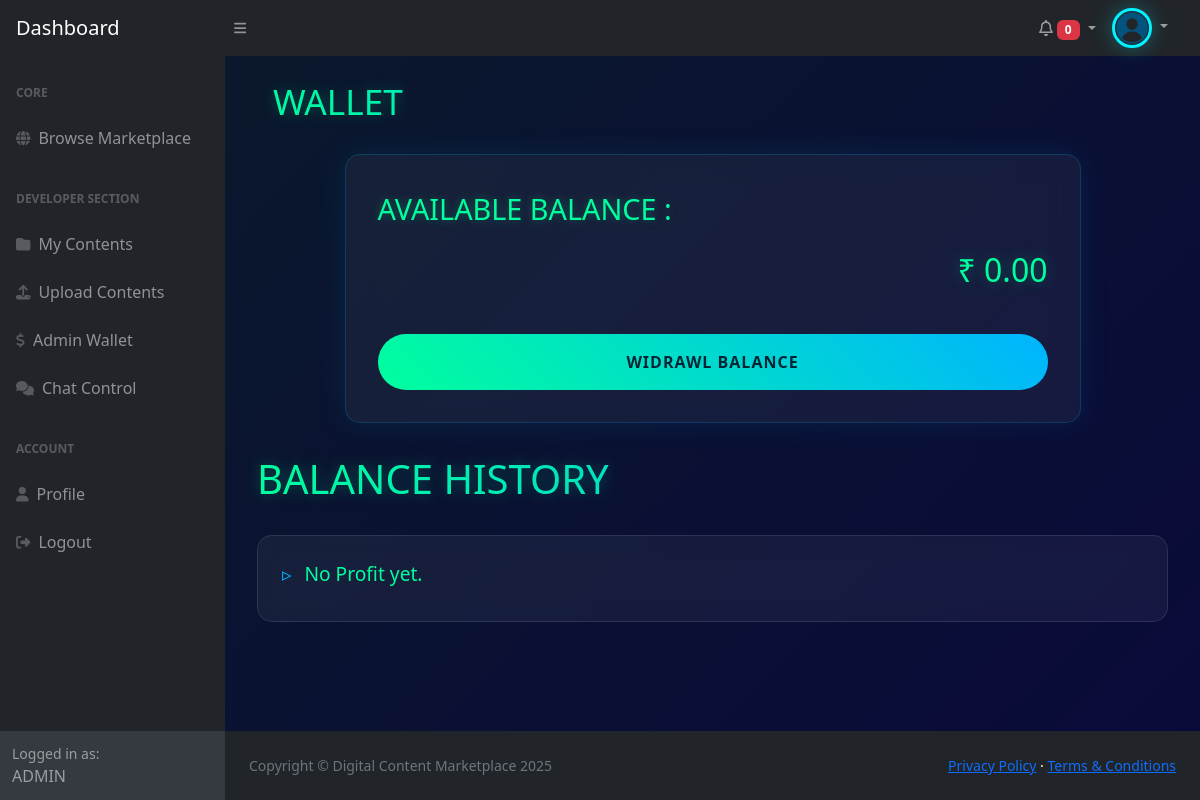
Page /billing/developer/wallet/ (signed in) on the committed database.
### apps/authentication/models.py (models this page shows, shortened)
class User(AbstractUser):
    ROLE_CHOICES = (
        ('developer', 'Developer'),
        ('customer', 'Customer'),
    )
    first_name = models.CharField(max_length=50)
    last_name = models.CharField(max_length=50)
    profile_picture = models.ImageField(
        upload_to='profile_pics/',
        blank=True,
        null=True,
        default='profile_pics/user_default.png'
        )
    mobile = models.PositiveBigIntegerField(unique=True, null=True, blank=True)
    email = models.EmailField(max_length=50, unique=True)
    role = models.CharField(max_length=10, choices=ROLE_CHOICES)
    REQUIRED_FIELDS = ['email', 'mobile']
    groups = models.ManyToManyField(Group, blank=True)
    user_permissions = models.ManyToManyField(Permission, blank=True)
    class Meta:
        app_label = 'authentication'
        verbose_name = 'User'
        verbose_name_plural = 'Users'

### apps/billing/models.py (models this page shows, shortened)
class DeveloperWallet(models.Model):
    developer = models.OneToOneField(
        settings.AUTH_USER_MODEL,
        on_delete=models.CASCADE,
        limit_choices_to={'role': 'developer'}
    )
    balance = models.DecimalField(max_digits=10, decimal_places=2, default=0.00)

### apps/billing/views.py (the view)
# urls.py: path('developer/wallet/', views.developer_wallet, name='developer_wallet'),
@login_required(login_url='login')
@role_required(allowed_roles=['developer'])
def developer_wallet(request):
    wallet, created = DeveloperWallet.objects.get_or_create(developer=request.user)
    transactions = DeveloperTransaction.objects.filter(wallet=wallet).order_by('-created_at')
    return render(request, 'developer_wallet.html', {
        'wallet': wallet,
        'transactions': transactions
    })

### apps/authentication/views.py (called while the page is built)
def role_required(allowed_roles=[]):
    def decorator(view_func):
        @wraps(view_func)
        def wrapper(request, *args, **kwargs):
            if request.user.is_authenticated:
                if request.user.role in allowed_roles:
                    return view_func(request, *args, **kwargs)
                return redirect('customer_dashboard' if request.user.role == 'customer' else 'developer_dashboard')
            return redirect('login')  # Redirect to login if not authenticated
        return wrapper
    return decorator

### apps/billing/templates/developer_wallet.html (shortened to what this page needs)
{% extends 'base_dash.html' %}
{% load static %}
{% block content %}
<link rel="stylesheet" href="{% static 'css/developer_wallet.css' %}">
<h1 class="subscription-header pt-4 ps-5">
    WALLET
</h1>
<div class="subscription-container">
    <div class="subscription-card">
        <div class="subscription-tier">Available Balance :</div>
        <div class="price-highlight">₹ {{ wallet.balance }}</div>
        <button class="manage-button">
            Widrawl Balance
        </button>
    </div>
</div>
<div class="container">
    <h1>Balance History</h1>
    <div class="order-list">
        {% for transaction in transactions %}
            <div class="order-item">
                <div class="code-content">{{ transaction.customer.username }}: {{ transaction.description }} #{{ transaction.code_content.title }}  </div>
                <div class="purchase-date">{{ transaction.created_at|date:"Y-m-d H:i" }}</div>
                <div class="price">₹{{ transaction.amount }}</div>
                <div class="subscription-badge">{{ transaction.status }}</div>
            </div>
        {% empty %}
            <div class="order-item">
                <div class="code-content">No Profit yet.</div>
            </div>
        {% endfor %}
    </div>
</div>
{% endblock %}

### apps/authentication/templates/base_dash.html (shortened to what this page needs)
{% load static %}
<!DOCTYPE html>
<html lang="en">
    <head>
        <link href="https://cdn.jsdelivr.net/npm/simple-datatables@7.1.2/dist/style.min.css" rel="stylesheet" />
        <link href="{% static 'css/dashboardStyles.css' %}" rel="stylesheet" />
        <link href="{% static 'css/profileStyles.css' %}" rel="stylesheet" />
    </head>
    <body class="sb-nav-fixed">
        <nav class="sb-topnav navbar navbar-expand navbar-dark bg-dark">
            <a class="navbar-brand ps-3" href="{% url 'customer_dashboard' %}">Dashboard</a>
            <button class="btn btn-link btn-sm order-1 order-lg-0 me-4 me-lg-0" id="sidebarToggle" href="#!"><i class="fas fa-bars"></i></button>
            <ul class="navbar-nav ms-auto ms-md-0 me-3 me-lg-4">
                {% if user.is_authenticated %}
                    <a class="nav-link dropdown-toggle align-item-center" style="align-self: center;" href="#" id="notificationDropdown" role="button" data-bs-toggle="dropdown" aria-expanded="false">
                        <i class="fa-regular fa-bell"></i>
                        <span id="unread-count" class="badge bg-danger">0</span>
                    </a>
                {% endif %}
                <li class="nav-item dropdown">
                    <a class="nav-link dropdown-toggle" id="navbarDropdown" href="#" role="button" data-bs-toggle="dropdown" aria-expanded="false">
                        <img src="{{ user.profile_picture.url }}" class="avatar" alt="Profile Picture" style="height: 40px; width: 40px;">
                    </a>
                </li>
            </ul>
        </nav>
        <div id="layoutSidenav">
            <div id="layoutSidenav_nav">
                <nav class="sb-sidenav accordion sb-sidenav-dark" id="sidenavAccordion">
                    <div class="sb-sidenav-menu">
                        <div class="nav">
                            <div class="sb-sidenav-menu-heading">Core</div>
                            <a class="nav-link" href="{% url 'home' %}">
                                <div class="sb-nav-link-icon"><i class="fas fa-globe"></i></div>
                                Browse Marketplace
                            </a>
                            {% if user.is_superuser or user.is_staff %}
                                <div class="sb-sidenav-menu-heading">Developer Section</div>
                                <a class="nav-link" href="{% url 'my_content' %}">
                                    <div class="sb-nav-link-icon"><i class="fas fa-folder"></i></div>
                                    My Contents
                                </a>
                                <a class="nav-link" href="{% url 'upload_content' %}">
                                    <div class="sb-nav-link-icon"><i class="fas fa-upload"></i></div>
                                    Upload Contents
                                </a>
                                <a class="nav-link" href="{% url 'admin_wallet' %}">
                                    <div class="sb-nav-link-icon"><i class="fas fa-dollar-sign"></i></div>
                                    Admin Wallet
                                </a>
                                <a class="nav-link" href="{% url 'admin_chat_view' %}">
                                    <div class="sb-nav-link-icon"><i class="fas fa-comments"></i></div>
                                    Chat Control
                                </a>
                            {% endif %}
                            <div class="sb-sidenav-menu-heading">Account</div>
                            <a class="nav-link" href="{% url 'profile' %}">
                                <div class="sb-nav-link-icon"><i class="fas fa-user"></i></div>
                                Profile
                            </a>
                            <div class="nav-link">
                                <form action="{% url 'logout' %}" method="POST">
                                    <div class="d-flex justify-content-between align-items-center">
                                        <div class="sb-nav-link-icon"><i class="fas fa-sign-out-alt"></i></div>
                                        <button type="submit" class="dropdown-item">Logout</button>
                                    </div>
                                </form>
                            </div>
                        </div>
                    </div>
                    <div class="sb-sidenav-footer">
                        <div class="small">Logged in as:</div>
                        {{ user.username|upper }}
                    </div>
                </nav>
            </div>
            <div id="layoutSidenav_content">
                <main>
                    {% block content %}{% endblock  %}
                </main>
                <footer class="py-4 bg-dark mt-auto">
                    <div class="container-fluid px-4">
                        <div class="d-flex align-items-center justify-content-between small">
                            <div class="text-muted">Copyright &copy; Digital Content Marketplace 2025</div>
                            <div>
                                <a href="{% url 'privacy' %}">Privacy Policy</a>
                                &middot;
                                <a href="{% url 'terms' %}">Terms &amp; Conditions</a>
                            </div>
                        </div>
                    </div>
                </footer>
            </div>
        </div>
        <link rel="stylesheet" href="https://cdnjs.cloudflare.com/ajax/libs/font-awesome/5.15.4/css/all.min.css">
    </body>
</html>

### static/css/profileStyles.css (style rules this page uses)
body { background: linear-gradient(135deg, #0a1a2a 0%, #0a0a3a 100%); color: #fff; min-height: 100vh; }
.subscription-header { font-size: 2.2rem; margin-bottom: 2rem; background: linear-gradient(45deg, #00ff9d, #00b4ff); -webkit-background-clip: text; background-clip: text; -webkit-text-fill-color: transparent; display: flex; align-items: center; gap: 1rem; text-shadow: 0 0 15px rgba(0, 255, 157, 0.3); }
.avatar { width: 120px; height: 120px; border-radius: 50%; object-fit: cover; border: 3px solid #00f3ff; box-shadow: 0 0 20px rgba(0, 243, 255, 0.3); transition: transform 0.3s ease; }

### static/css/developer_wallet.css (style rules this page uses)
.subscription-container { max-width: 800px; margin: 2rem auto; margin-top: 0; margin-bottom: 0; padding: 2rem; padding-top: 0; padding-bottom: 0; }
.subscription-header { font-size: 2.2rem; margin-bottom: 2rem; background: linear-gradient(45deg, #00ff9d, #00b4ff); -webkit-background-clip: text; background-clip: text; -webkit-text-fill-color: transparent; display: flex; align-items: center; gap: 1rem; text-shadow: 0 0 15px rgba(0, 255, 157, 0.3); }
.subscription-card { background: rgba(255, 255, 255, 0.05); backdrop-filter: blur(15px); border-radius: 15px; padding: 2rem; border: 1px solid rgba(0, 180, 255, 0.2); position: relative; overflow: hidden; margin-bottom: 2rem; box-shadow: 0 0 30px rgba(0, 180, 255, 0.1); }
.subscription-tier { font-size: 1.8rem; color: #00ff9d; margin-bottom: 1rem; text-transform: uppercase; text-shadow: 0 0 10px rgba(0, 255, 157, 0.3); }
.price-highlight { color: #00ff9d; text-align: right; font-size: 2rem; margin: 1rem 0; text-shadow: 0 0 15px rgba(0, 255, 157, 0.3); }
.manage-button { background: linear-gradient(45deg, #00ff9d, #00b4ff); border: none; padding: 1rem 2rem; border-radius: 30px; color: #002635; font-weight: bold; cursor: pointer; transition: all 0.3s ease; margin-top: 1.5rem; width: 100%; text-transform: uppercase; letter-spacing: 1px; }
.container { max-width: 1200px; margin: 0 auto; padding: 2rem; padding-top: 0; }
h1 { font-size: 2.5rem; margin-bottom: 2rem; text-transform: uppercase; background: linear-gradient(45deg, #00ff9d, #00b4ff); -webkit-background-clip: text; background-clip: text; -webkit-text-fill-color: transparent; text-shadow: 0 0 15px rgba(0, 255, 157, 0.3); }
.order-list { display: grid; gap: 1.5rem; }
.order-item { background: rgba(255, 255, 255, 0.05); backdrop-filter: blur(10px); border-radius: 15px; padding: 1.5rem; border: 1px solid rgba(255, 255, 255, 0.1); transition: transform 0.3s ease; position: relative; overflow: hidden; }
.order-item::before { content: ''; position: absolute; top: 0; left: -100%; width: 100%; height: 100%; background: linear-gradient( 90deg, transparent, rgba(255, 255, 255, 0.1), transparent ); transition: 0.5s; }
.code-content { font-size: 1.2rem; color: #00ff9d; margin-bottom: 0.5rem; display: flex; align-items: center; gap: 0.8rem; }
.code-content::before { content: '▹'; color: #00b4ff; }

### rows in the picture
User: profile_picture (placeholder picture), username "ADMIN"
DeveloperWallet: balance "0.00"
